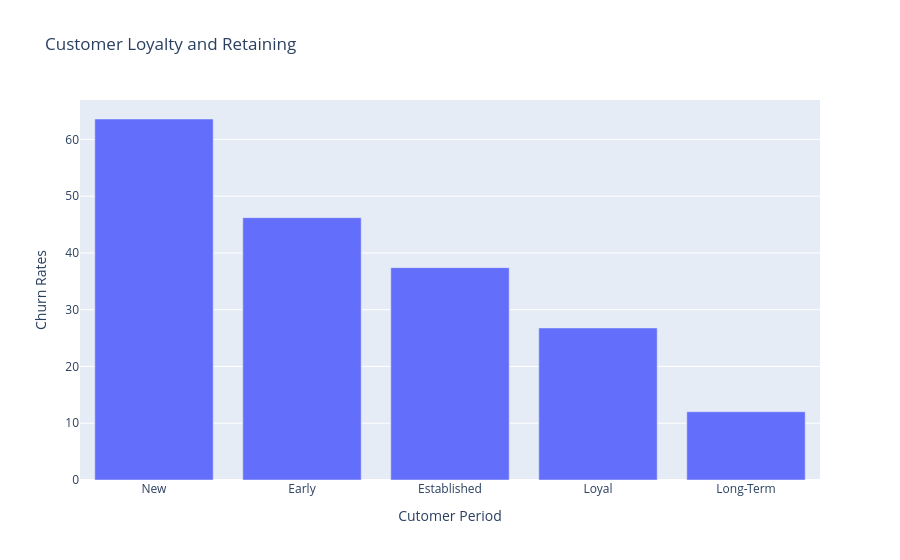

Here is the notebook cell this chart was saved with:
### Code cell
df['Tenure Group'] = pd.cut(
    df['Tenure in Months'],
    bins=[0, 6, 12, 24, 48, 72],
    labels=['New', 'Early', 'Established', 'Loyal', 'Long-Term']
)

temp = df.groupby('Tenure Group')['Churn'].mean()
fig = px.bar(
    x = temp.index,
    y = temp.values * 100,
    title = 'Customer Loyalty and Retaining'
)
fig.update_xaxes(title = 'Cutomer Period')
fig.update_yaxes(title  = 'Churn Rates')
fig.show()

### Figure 1 — Plotly figure (JSON) as saved in the notebook; plotly's stock layout.template omitted (floating-point values rounded to 4 significant figures)
{"data": [{"hovertemplate": "x=%{x}<br>y=%{y}<extra></extra>", "legendgroup": "", "marker": {"color": "#636efa", "pattern": {"shape": ""}}, "name": "", "orientation": "v", "showlegend": false, "textposition": "auto", "type": "bar", "x": ["New", "Early", "Established", "Loyal", "Long-Term"], "xaxis": "x", "y": [63.6, 46.22, 37.41, 26.79, 12.03], "yaxis": "y"}], "layout": {"barmode": "relative", "legend": {"tracegroupgap": 0}, "title": {"text": "Customer Loyalty and Retaining"}, "xaxis": {"anchor": "y", "domain": [0, 1], "title": {"text": "Cutomer Period"}}, "yaxis": {"anchor": "x", "domain": [0, 1], "title": {"text": "Churn Rates"}}}}
